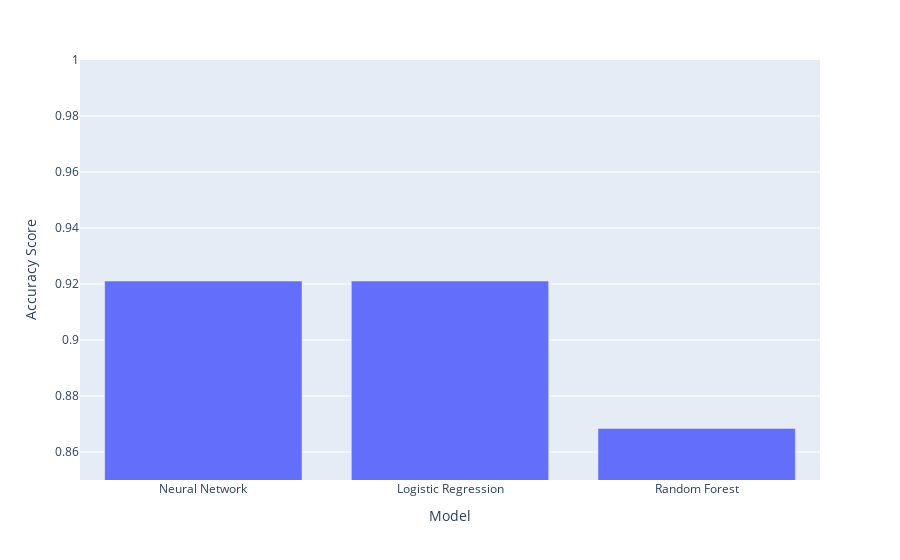

Source (notebook cell):
### Code cell
fig = px.bar(scores, x="Model", y="Accuracy Score", range_y=[0.85, 1])
fig.write_image("imgs/accuracy_score.png")
fig.show()

### Figure 1 — Plotly figure (JSON) as saved in the notebook; plotly's stock layout.template omitted (floating-point values rounded to 4 significant figures)
{"data": [{"alignmentgroup": "True", "hovertemplate": "Model=%{x}<br>Accuracy Score=%{y}<extra></extra>", "legendgroup": "", "marker": {"color": "#636efa", "pattern": {"shape": ""}}, "name": "", "offsetgroup": "", "orientation": "v", "showlegend": false, "textposition": "auto", "type": "bar", "x": ["Neural Network", "Logistic Regression", "Random Forest"], "xaxis": "x", "y": [0.9211, 0.9211, 0.8684], "yaxis": "y"}], "layout": {"barmode": "relative", "legend": {"tracegroupgap": 0}, "margin": {"t": 60}, "xaxis": {"anchor": "y", "domain": [0, 1], "title": {"text": "Model"}}, "yaxis": {"anchor": "x", "domain": [0, 1], "range": [0.85, 1], "title": {"text": "Accuracy Score"}}}}
